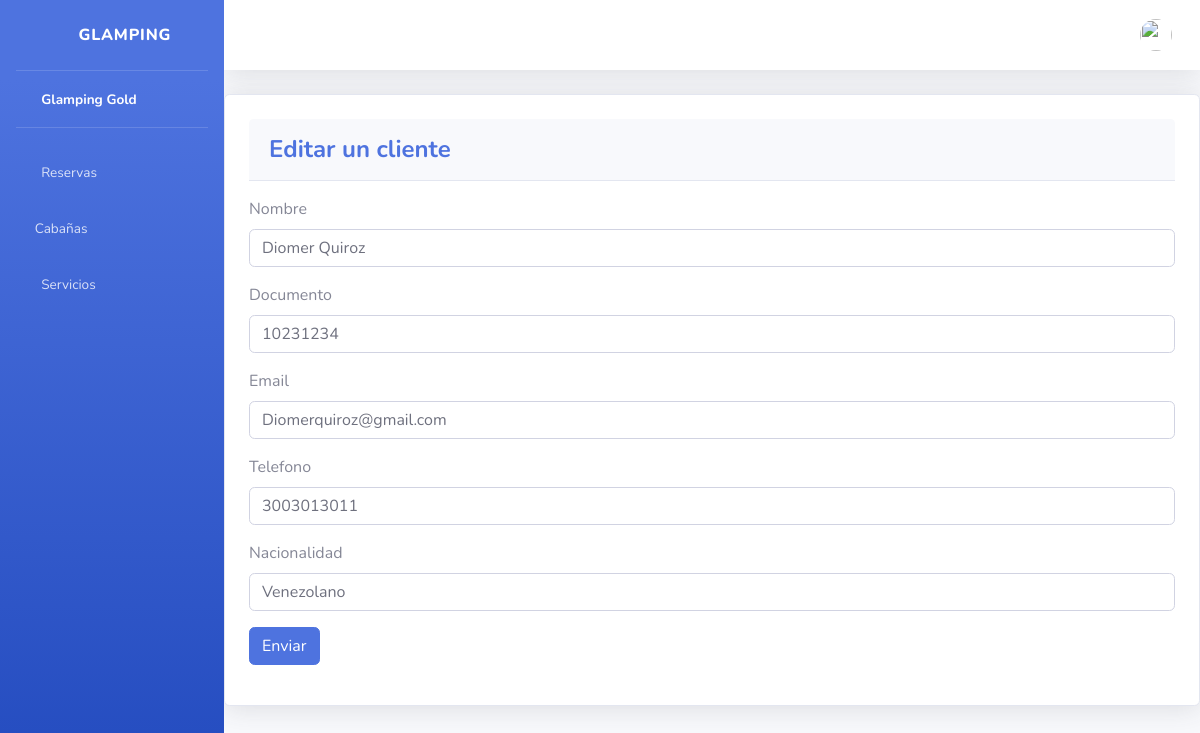
/clientes/edit/1/, run on the app's committed database.
### cliente/models.py (models this page shows, shortened)
class Cliente(models.Model):
    nombre = models.CharField(max_length=255)
    documento = models.IntegerField(unique=True)
    email = models.CharField(max_length=50, unique=True)
    telefone = models.IntegerField(unique=True)
    nacionalidad = models.CharField(max_length=255)
    status = models.BooleanField(default=True)

### cliente/views.py (the view, shortened to what this page needs)
# urls.py: path('edit/<int:cliente_id>/', views.edit_cliente, name='edit_cliente'),
def edit_cliente(request, cliente_id):
    cliente = Cliente.objects.get(pk=cliente_id)
    form = ClienteForm(request.POST or None, instance=cliente)
    return render(request, 'cliente/editar.html', {'form': form})

### cliente/forms.py
class ClienteForm(forms.ModelForm):
    class Meta:
        model = Cliente
        fields = "__all__"
        exclude = ['status']
        labels = {
           'nombre': 'Nombre',
           'documento': 'Documento',
           'email': 'Email',
           'telefone': 'Telefono',
           'nacionalidad': 'Nacionalidad',
        }
        widgets = {
            'nombre': forms.TextInput(attrs={'placeholder': 'Ingrese el nombre'}),
            'documento': forms.TextInput(attrs={'placeholder': 'Ingrese el documento'}),
            'email': forms.EmailInput(attrs={'placeholder': 'Ingrese el correo'}),
            'telefone': forms.TextInput(attrs={'placeholder': 'Ingrese el telefono'}),
            'nacionalidad': forms.TextInput(attrs={'placeholder': 'Ingrese la nacionalidad'}),
        }

### templates/cliente/editar.html
{% extends 'base.html' %}
{% block content %}
<div class="card shadow mb-4 p-4 ">
    <div class="card-header py-3 mb-3">
        <h4 class="m-0 font-weight-bold text-primary">Editar un cliente</h4>
    </div>
    {% include 'cliente/form.html' %}
</div>
{% endblock %}

### templates/cliente/form.html (shortened to what this page needs)
<form action="" method="POST">
    {% for field in form %}
    <div class="mb-3">
      <label for="" class="form-label">{{field.label}}</label>
      <input type="{{field.field.widget.input_type}}"
        class="form-control" name="{{field.name}}" id="" aria-describedby="helpId" placeholder="{{field.field.widget.attrs.placeholder}}"
        value="{{field.value | default:'' }}"
        >
    </div>
    {% endfor %}
    <button type="submit" class="btn btn-primary">Enviar</button>
</form>

### data on the page
Cliente: nombre "Diomer Quiroz" "Diomerquiroz@gmail.com" "Venezolano"

### other printed values
{{ field.label }} "Nombre" "Documento" "Email" "Telefono" "Nacionalidad"
